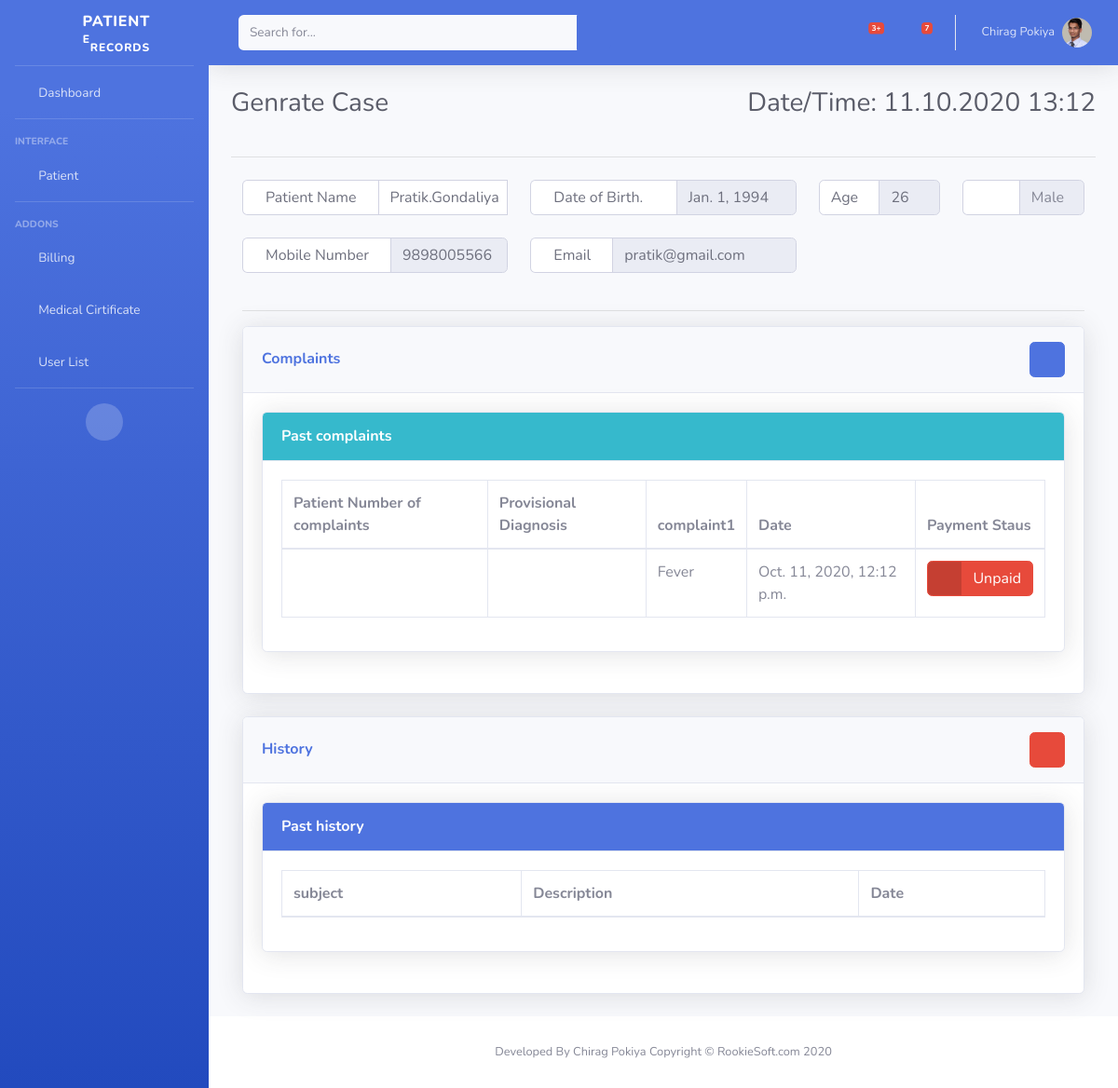
The page /generate/24 (signed in) on the database its author committed.
### account/models.py (models this page shows, shortened)
class Profile(models.Model):
    user = models.OneToOneField(User, on_delete=models.CASCADE)
    contact_no = models.IntegerField(null = True, blank=True, default=0)
    address = models.CharField(max_length=200)
    sex = models.CharField(max_length=50)
    dob = models.DateField(null = True, blank=True,)
    age = models.IntegerField(blank=True, null = True)
    blood_group = models.CharField(max_length=3)
    photo = models.ImageField(upload_to = 'users/%Y/%m/%d', blank = True)
    archive = models.BooleanField(default=False)
    created_at=models.DateTimeField(auto_now_add=True)
    updated_at=models.DateTimeField(auto_now_add=True)

### home/models.py (models this page shows, shortened)
class PatientComplaint(models.Model):
	patientcheckup = models.ForeignKey(PatientCheckUp, on_delete=models.CASCADE)
	complaint1 = models.CharField(max_length = 50, blank=True, null = True)
	since1 = models.CharField(max_length = 20, blank=True, null = True)
	complaint2 = models.CharField(max_length = 50, blank=True, null = True)
	since2 = models.CharField(max_length = 20, blank=True, null = True)
	complaint3 = models.CharField(max_length = 50, blank=True, null = True)
	since3 = models.CharField(max_length = 20, blank=True, null = True)

class PatientCheckUp(models.Model):
	patient = models.ForeignKey(User, on_delete=models.CASCADE, related_name='patientcheckup_patient')
	doctor = models.ForeignKey(User, on_delete=models.CASCADE, related_name='patientcheckup_doctor')
	lmpdob = models.DateField(blank=True, null = True)
	weight = models.DecimalField(blank=True, null = True, decimal_places = 2, max_digits=500)
	height = models.DecimalField(blank=True, null = True, decimal_places = 2, max_digits=300)
	generalcondition = models.CharField(max_length=50)
	temperature = models.DecimalField(blank=True, null = True, decimal_places = 2, max_digits=110)
	pulse = models.IntegerField()
	systolicpressure = models.IntegerField()
	dystolicpressure = models.IntegerField()
	respiratoryrate = models.IntegerField()
	spo2 = models.IntegerField()
	checkupremake = models.CharField(max_length = 250, blank=True, null = True)
	respiratorysystem = models.CharField(max_length = 50, blank=True, null = True)
	cardiovascularsystem = models.CharField(max_length = 50, blank=True, null = True)
	centralnervoussystem = models.CharField(max_length = 50, blank=True, null = True)
	palpitation1 = models.CharField(max_length = 20, blank=True, null = True)
	palpitation2 = models.CharField(max_length = 20, blank=True, null = True)
	palpitation3 = models.TextField()
	provisionaldiagnosis = models.CharField(max_length = 20, blank=True, null = True)
	followup = models.CharField(max_length=200, blank = True, null = True)
	filed_date=models.DateTimeField(auto_now= True)

class Bill(models.Model):
	patientcomplaint = models.ForeignKey(PatientComplaint, on_delete=models.CASCADE, related_name='bill_patientcomplaint')
	patient = models.ForeignKey(User, on_delete=models.CASCADE, related_name='bill_patient')
	doctor = models.ForeignKey(User, on_delete=models.CASCADE, related_name='bill_doctor')
	amount = models.IntegerField()
	bill_date = models.DateField(auto_now_add=True)
	paid_date = models.DateField()
	is_paid = models.BooleanField(default=False)

### home/views.py (the view)
# urls.py: path('generate/<str:patient_id>', generate, name = 'generate'),
@login_required
def generate(request, patient_id):
    patient = Profile.objects.get(user=patient_id)
    patientPastHistorys = PastHistory.objects.filter(patient=patient_id)
    medicinesnames = Medicines.objects.all
    results=ComplaintList.objects.all
    patientcomplaints = PatientComplaint.objects.filter(patientcheckup__patient=patient_id)
    patientbills = Bill.objects.filter(patient=patient_id)
    return render(request, 'case/generate.html', {'patient':patient,'patientPastHistorys':patientPastHistorys, 'results':results, 'medicinesnames':medicinesnames, 'patientcomplaints':patientcomplaints, 'patientbills':patientbills})

### home/templates/case/generate.html (shortened to what this page needs)
{% extends 'home/base.html' %}
{% block heading %}
<div class="row">
  <div class="col">
    <h1 class="h3 mb-4 text-gray-800">Genrate Case</h1>
  </div>
  <div class="col">
    <p class="text-right">Date/Time: <span id="datetime"></span></p>
  </div>
</div>
<hr>
{% endblock %}
{% block css %}
<link rel="stylesheet" href="https://cdn.jsdelivr.net/npm/bootstrap-select@1.13.14/dist/css/bootstrap-select.min.css">
{% endblock css %}
{% block body %}
<div class="container-fluid">
  <div class="row">
    <div class="col-lg-4 input-group mb-4">
      <div class="input-group-prepend">
        <span class="input-group-text bg-white px-4 border-md border-right-0">
          Patient Name
        </span>
      </div>
      <b class="form-control" id="patientusername" type="text" name="patientusername">{{ patient.user.username }}</b>
    </div>
    <div class="col-lg-4 input-group mb-4">
      <div class="input-group-prepend">
        <span class="input-group-text bg-white px-4 border-md border-right-0">
          Date of Birth.<i class="fas fa-birthday-cake"></i>
        </span>
      </div>
      <b class="form-control" id="patientdob" type="text" name="patientdob" placeholder="Date of Birth"
        readonly>{{ patient.dob }}</b>
    </div>
    <div class="col-lg-2 input-group mb-4">
      <label class="form-control">Age</label>
      <input class="form-control" id="patientage" type="text" name="patientage" value="{{ patient.age }}" readonly>
    </div>
    <div class="col-lg-2 input-group mb-4">
      <div class="input-group-prepend">
        <span class="input-group-text bg-white px-4 border-md border-right-0">
          <i class="fas fa-venus-mars"></i>
        </span>
      </div>
      <input class="form-control" id="patientgender" type="text" name="patientgender" placeholder="{{ patient.sex }}"
        readonly>
    </div>
  </div>
  <div class="row">
    <div class="col-lg-4 input-group mb-4">
      <div class="input-group-prepend">
        <span class="input-group-text bg-white px-4 border-md border-right-0">
          Mobile Number
        </span>
      </div>
      <b class="form-control" id="patientmobile" type="text" name="patientmobile" placeholder="Contact Number"
        readonly>{{ patient.contact_no }}</b>
    </div>
    <div class="col-lg-4 input-group mb-4">
      <div class="input-group-prepend">
        <span class="input-group-text bg-white px-4 border-md border-right-0">
          Email
        </span>
      </div>
      <b class="form-control" id="patientemail" type="text" name="patientemail" placeholder="Email"
        readonly>{{ patient.user.email }}</b>
    </div>
  </div>
  <hr>
  <div class="row">
    <div class="col-lg-12">
      <div class="card shadow mb-4">
        <div class="card-header py-3 d-flex flex-row align-items-center justify-content-between">
          <h6 class="m-0 font-weight-bold text-primary">Complaints</h6>
          <div class="no-arrow">
            <button type="button" class="btn btn-primary" data-toggle="modal" data-target="#complaintsModal">
              <i class="fas fa-plus-square"></i>
            </button>
          </div>
        </div>
        <div class="card-body">
          <div class="card shadow mb-4">
            <a href="#collapseCardExample4" class="d-block card-header py-3 bg-info text-white" data-toggle="collapse"
              role="button" aria-expanded="true" aria-controls="collapseCardExample4">
              <h6 class="m-0 font-weight-bold">Past complaints</h6>
            </a>
            <div class="collapse show" id="collapseCardExample4">
              <div class="card-body">
                <table class="table table-bordered" id="dataTable" width="100%" cellspacing="0">
                  <thead>
                    <tr>
                      <th>Patient Number of complaints</th>
                      <th>Provisional Diagnosis</th>
                      <th>complaint1</th>
                      <th>Date</th>
                      <th>Payment Staus</th>
                    </tr>
                  </thead>
                  <tbody>
                    {% for patientcomplaint in patientcomplaints %}
                    <tr>
                      <td></td>
                      <td>{{ patientcomplaint.patientcheckup.provisionaldiagnosis }}</td>
                      <td>{{ patientcomplaint.complaint1 }}</td>
                      <td>{{ patientcomplaint.patientcheckup.filed_date }}</td>
                      {% for patientbill in patientbills %}
                      {% if patientbill.is_paid == False %}
                      <td>
                        <button href="#" class="btn btn-danger btn-icon-split" data-toggle="modal"
                        data-target="#billModal">
                        <span class="icon text-white-50">
                          <i class="fas fa-rupee-sign"></i>
                        </span>
                        <span class="text">Unpaid</span>
                      </button>
                      </td>
                      {% endif %}
                      {% endfor %}
                    </tr>
                    {% endfor %}
                  </tbody>
                </table>
              </div>
            </div>
          </div>
        </div>
      </div>
    </div>
  </div>
  <div class="row">
    <div class="col-lg-12">
      <div class="card shadow mb-4">
        <div class="card-header py-3 d-flex flex-row align-items-center justify-content-between">
          <h6 class="m-0 font-weight-bold text-primary">History</h6>
          <div class="no-arrow">
            <button type="button" class="btn btn-danger" data-toggle="modal" data-target="#historyModal">
              <i class="fas fa-plus-square"></i>
            </button>
          </div>
        </div>
        <div class="card-body">
          <div class="card shadow mb-4">
            <a href="#collapseCardExample3" class="d-block card-header py-3 bg-primary text-white"
              data-toggle="collapse" role="button" aria-expanded="true" aria-controls="collapseCardExample3">
              <h6 class="m-0 font-weight-bold">Past history</h6>
            </a>
            <div class="collapse show" id="collapseCardExample3">
              <div class="card-body">
                <table class="table table-bordered" id="dataTable" width="100%" cellspacing="0">
                  <thead>
                    <tr>
                      <th>subject</th>
                      <th>Description</th>
                      <th>Date</th>
                    </tr>
                  </thead>
                </table>
              </div>
            </div>
          </div>
        </div>
      </div>
    </div>
  </div>
</div>
{% endblock %}

### home/templates/home/base.html (shortened to what this page needs)
{% load static %}
<!DOCTYPE html>
<html lang="en">
<head>
  <link href="{% static "vendor/fontawesome-free/css/all.min.css" %}" rel="stylesheet" type="text/css">
  <link href="{% static "css/sb-admin-2.min.css" %}" rel="stylesheet">
  {% block css %}
{% endblock css %}
</head>
<body id="page-top">
  <div id="wrapper">
    <ul class="navbar-nav bg-gradient-primary sidebar sidebar-dark accordion" id="accordionSidebar">
      <a class="sidebar-brand d-flex align-items-center justify-content-center" href="index.html">
        <div class="sidebar-brand-icon rotate-n-15">
          <i class="fas fa-laugh-wink"></i>
        </div>
        <div class="sidebar-brand-text mx-3">Patient <sup>e</sup><sub>Records</sub></div>
      </a>
      <hr class="sidebar-divider my-0">
      <li class="nav-item">
        <a class="nav-link" href="index.html">
          <i class="fas fa-fw fa-tachometer-alt"></i>
          <span>Dashboard</span></a>
      </li>
      <hr class="sidebar-divider">
      <div class="sidebar-heading">
        Interface
      </div>
      <li class="nav-item">
        <a class="nav-link collapsed" href="#" data-toggle="collapse" data-target="#collapseTwo" aria-expanded="true"
          aria-controls="collapseTwo">
          <i class="fas fa-fw fa-cog"></i>
          <span>Patient</span>
        </a>
      </li>
      <hr class="sidebar-divider d-none d-md-block">
      <div class="sidebar-heading">
        Addons
      </div>
      <li class="nav-item">
        <a class="nav-link collapsed" href="/all_bill">
          <i class="fas fa-fw fa-folder"></i>
          <span>Billing</span>
        </a>
      </li>
      <li class="nav-item">
        <a class="nav-link" href="charts.html">
          <i class="fas fa-fw fa-chart-area"></i>
          <span>Medical Cirtificate</span></a>
      </li>
      <li class="nav-item">
        <a class="nav-link" href="/userlist">
          <i class="fas fa-fw fa-table"></i>
          <span>User List</span></a>
      </li>
      <hr class="sidebar-divider d-none d-md-block">
      <div class="text-center d-none d-md-inline">
        <button class="rounded-circle border-0" id="sidebarToggle"></button>
      </div>
    </ul>
    <div id="content-wrapper" class="d-flex flex-column">
      <div id="content">
        <nav class="navbar navbar-expand navbar-dark bg-primary topbar mb-4 static-top shadow">
          <form class="d-none d-sm-inline-block form-inline mr-auto ml-md-3 my-2 my-md-0 mw-100 navbar-search">
            <div class="input-group">
              <input type="text" class="form-control bg-light border-0 small" placeholder="Search for..."
                aria-label="Search" aria-describedby="basic-addon2">
              <div class="input-group-append">
                <button class="btn btn-primary" type="button">
                  <i class="fas fa-search fa-sm"></i>
                </button>
              </div>
            </div>
          </form>
          <ul class="navbar-nav ml-auto">
            <li class="nav-item dropdown no-arrow mx-1">
              <a class="nav-link dropdown-toggle" href="#" id="alertsDropdown" role="button" data-toggle="dropdown"
                aria-haspopup="true" aria-expanded="false">
                <i class="fas fa-bell fa-fw"></i>
                <span class="badge badge-danger badge-counter">3+</span>
              </a>
            </li>
            <li class="nav-item dropdown no-arrow mx-1">
              <a class="nav-link dropdown-toggle" href="#" id="messagesDropdown" role="button" data-toggle="dropdown"
                aria-haspopup="true" aria-expanded="false">
                <i class="fas fa-envelope fa-fw"></i>
                <span class="badge badge-danger badge-counter">7</span>
              </a>
            </li>
            <li class="nav-item dropdown no-arrow">
              <a class="nav-link dropdown-toggle" href="#" id="userDropdown" role="button" data-toggle="dropdown"
                aria-haspopup="true" aria-expanded="false">
                <span class="mr-2 d-none d-lg-inline text-white-600 small">{{request.user.first_name}}
                  {{request.user.last_name}}</span>
                <img class="img-profile rounded-circle" src="{{ user.profile.photo.url }}">
              </a>
            </li>
          </ul>
        </nav>
        <div class="container-fluid">
          <h1 class="h3 mb-4 text-gray-800">{% block heading %}Clinic Portal{% endblock %}</h1>
          <div class="row">
            {% block body %}{% endblock %}
          </div>
        </div>
      </div>
      <footer class="sticky-footer bg-white">
        <div class="container my-auto">
          <div class="copyright text-center my-auto">
            <span>Developed By Chirag Pokiya</span>
            <span>Copyright &copy; RookieSoft.com 2020</span>
          </div>
        </div>
      </footer>
    </div>
  </div>
</body>
</html>

### rows shown on the page
Profile: user.username "Pratik.Gondaliya", dob "Jan. 1, 1994", patientage "26", patientgender "Male", contact_no "9898005566", user.email "pratik@gmail.com"
PatientComplaint: complaint1 "Fever", patientcheckup.filed_date "Oct. 11, 2020, 12:12 p.m."

### other values the page prints
{{ request.user.first_name }} "Chirag"
{{ request.user.last_name }} "Pokiya"
